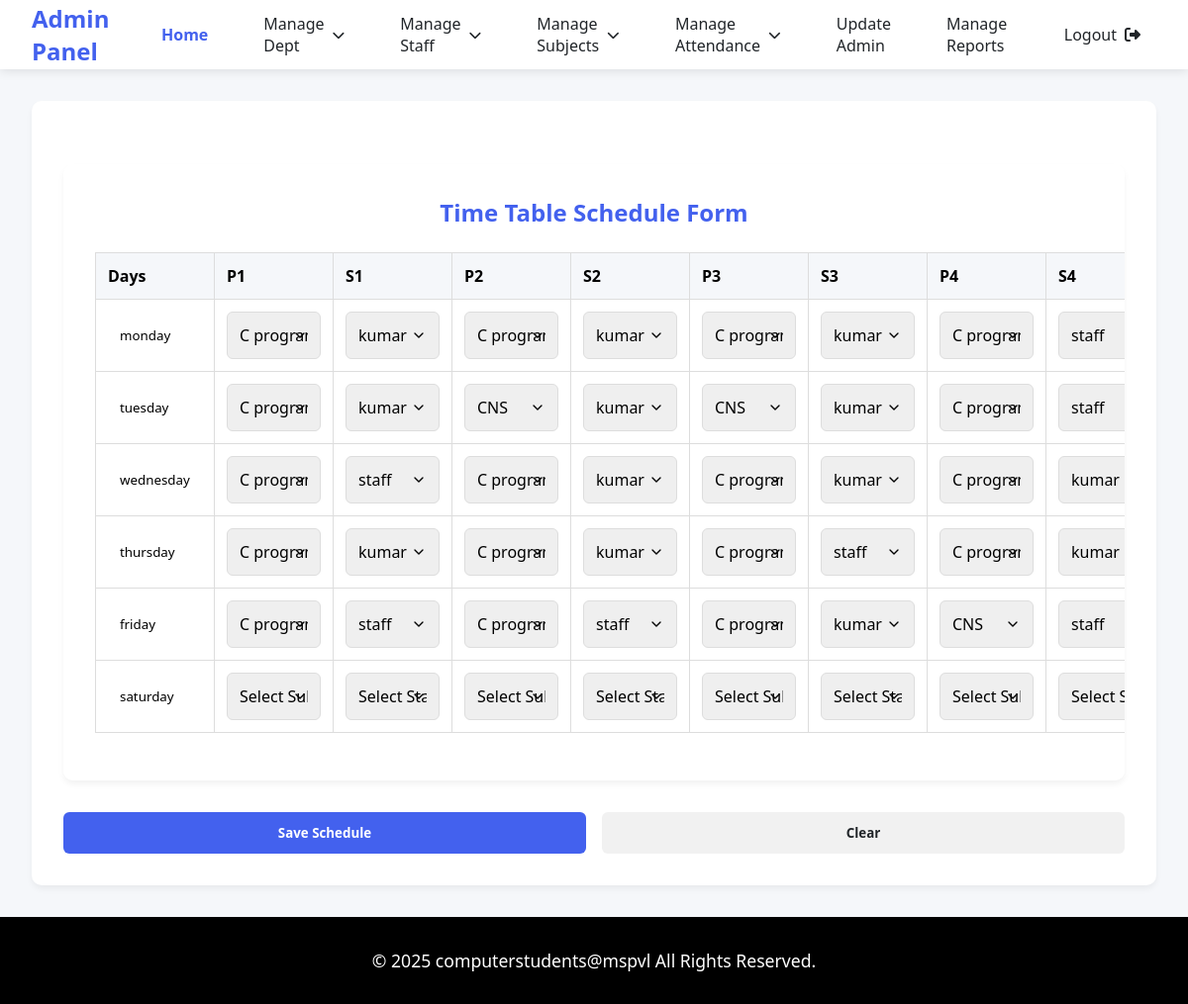
/class_schedule/class1, run on the app's committed database.
### tables this page shows
CREATE TABLE class1_timetable_schedule_tb (
                id INTEGER PRIMARY KEY AUTOINCREMENT,
                day TEXT NOT NULL,
                period INTEGER NOT NULL,
                subject TEXT NOT NULL,
                staff TEXT NOT NULL,
                UNIQUE(day, period)
            );

CREATE TABLE "subjects_tb" (
	"subjectid"	INTEGER NOT NULL UNIQUE,
	"subjectname"	TEXT NOT NULL UNIQUE,
	"dept"	TEXT NOT NULL,
	"year"	TEXT NOT NULL,
	"sem"	TEXT NOT NULL,
	"staffsid"	TEXT,
	PRIMARY KEY("subjectid")
);

CREATE TABLE "users_tb" (
	"userid"	INTEGER NOT NULL UNIQUE,
	"username"	TEXT NOT NULL,
	"dept"	TEXT NOT NULL,
	"pass"	TEXT NOT NULL,
	PRIMARY KEY("userid")
);

### app.py (the view)
@app.route("/class_schedule/<string:classname>")
def class_schedule(classname):
    con = sqlite3.connect('spm_db.db')
    cur = con.cursor()
    try:
        cur.execute("SELECT username FROM users_tb")
        staffs_names = [row[0] for row in cur.fetchall()]
        cur.execute('SELECT subjectname FROM subjects_tb')
        subjectnames = [row[0] for row in cur.fetchall()]
        cur.execute(f"""
            SELECT name FROM sqlite_master
            WHERE type='table' AND name='{classname}_timetable_schedule_tb'
        """)
        table_exists = cur.fetchone()
        timetable_data = {}
        if table_exists:
            cur.execute(f"""
                SELECT day, period, subject, staff
                FROM {classname}_timetable_schedule_tb
                ORDER BY
                    CASE day
                        WHEN 'monday' THEN 1
                        WHEN 'tuesday' THEN 2
                        WHEN 'wednesday' THEN 3
                        WHEN 'thursday' THEN 4
                        WHEN 'friday' THEN 5
                        WHEN 'saturday' THEN 6
                        ELSE 7
                    END,
                    period
            """)
            for row in cur.fetchall():
                day = row[0]
                period = row[1]
                subject = row[2]
                staff = row[3]
                if day not in timetable_data:
                    timetable_data[day] = {}
                timetable_data[day][period] = {
                    'subject': subject,
                    'staff': staff
                }
        return render_template(
            "admin/class_schedule_form.html",
            staffs_names=staffs_names,
            subjectnames=subjectnames,
            classname=classname,
            timetable_data=timetable_data
        )
    except Exception as e:
        flash(f"Error loading form: {str(e)}", "danger")
        return redirect(url_for('view_class'))
    finally:
        con.close()

### templates/admin/class_schedule_form.html (shortened to what this page needs)
<!DOCTYPE html>
<html lang="en">
<head>
    <link rel="stylesheet" href="https://cdnjs.cloudflare.com/ajax/libs/font-awesome/6.4.0/css/all.min.css">
    <link rel="stylesheet" href="static/css/style.css">
</head>
<body>
    <nav class="navbar">
        <a href="#" class="navbar-brand">Admin Panel</a>
        <div class="nav-menu">
            <a href="{{url_for('admin_dashboard')}}" class="nav-item active">Home</a>
            <div class="dropdown">
                <a href="#" class="nav-item dropdown-toggle">Manage Dept</a>
            </div>
            <div class="dropdown">
                <a href="#" class="nav-item dropdown-toggle">Manage Staff</a>
            </div>
            <div class="dropdown">
                <a href="#" class="nav-item dropdown-toggle">Manage Subjects</a>
            </div>
            <div class="dropdown">
                <a href="#" class="nav-item dropdown-toggle">Manage Attendance</a>
            </div>
            <a href="{{url_for('update_admin')}}" class="nav-item">Update Admin</a>
            <a href="{{url_for('generate_report')}}" class="nav-item">Manage Reports</a>
            <a href="{{url_for('home')}}"class="nav-item" id="logout-link">
                <span>Logout</span>
                <i class="fas fa-sign-out-alt"></i>
            </a>
        </div>
    </nav>
    <div class="main-content">
        <form id="classScheduleForm" method="POST" action="/class_schedule_insert">
            <div class="table-container">
                <h2>Time Table Schedule Form</h2>
                <table>
                    <thead>
                        <tr>
                            <th>Days</th>
                            <th>P1</th>
                            <th>S1</th>
                            <th>P2</th>
                            <th>S2</th>
                            <th>P3</th>
                            <th>S3</th>
                            <th>P4</th>
                            <th>S4</th>
                        </tr>
                    </thead>
                    <tbody>
                        {% for day in ['monday', 'tuesday', 'wednesday', 'thursday', 'friday', 'saturday'] %}
                        <tr>
                            <td>
                                <input type="text" class="day-input" value="{{ day }}" readonly>
                            </td>
                            {% for period in range(1, 9) %}
                            <td>
                                <select class="select-box subject-select"
                                        name="{{ day|lower }}_p{{ period }}_subject" required>
                                    <option value="">Select Subject</option>
                                    {% for subject in subjectnames %}
                                        <option value="{{ subject }}"
                                            {% if timetable_data and day in timetable_data and period in timetable_data[day] and timetable_data[day][period]['subject'] == subject %}
                                                selected
                                            {% endif %}>
                                            {{ subject }}
                                        </option>
                                    {% endfor %}
                                </select>
                            </td>
                            <td>
                                <select class="select-box staff-select"
                                        name="{{ day|lower }}_p{{ period }}_staff" required>
                                    <option value="">Select Staff</option>
                                    {% for staff in staffs_names %}
                                        <option value="{{ staff }}"
                                            {% if timetable_data and day in timetable_data and period in timetable_data[day] and timetable_data[day][period]['staff'] == staff %}
                                                selected
                                            {% endif %}>
                                            {{ staff }}
                                        </option>
                                    {% endfor %}
                                </select>
                            </td>
                            {% endfor %}
                        </tr>
                        {% endfor %}
                    </tbody>
                </table>
            </div>
            <div class="buttons">
                <button type="submit" class="btn submit-btn">Save Schedule</button>
                <button type="reset" class="btn clear-btn">Clear</button>
            </div>
        </form>
    </div>
    <footer class="footer">
        <p class="copyright">© 2025 computerstudents@mspvl All Rights Reserved.</p>
    </footer>
</body>
</html>

### static/css/style.css (style rules this page uses)
:root { --primary: #4361ee; --primary-dark: #3a0ca3; --secondary: #4cc9f0; --light: #f8f9fa; --dark: #212529; --success: #38b000; --warning: #ff9e00; }
* { margin: 0; padding: 0; box-sizing: border-box; font-family: 'Segoe UI', Tahoma, Geneva, Verdana, sans-serif; }
body { background-color: #f5f7fa; display: flex; flex-direction: column; min-height: 100vh; }
.navbar { background: white; box-shadow: 0 2px 10px rgba(0,0,0,0.1); padding: 0 2rem; height: 70px; display: flex; justify-content: space-between; align-items: center; position: fixed; width: 100%; top: 0; z-index: 1000; }
.navbar-brand { font-size: 1.5rem; font-weight: 700; color: var(--primary); text-decoration: none; }
.nav-menu { display: flex; gap: 1.5rem; height: 100%; }
.nav-item { display: flex; align-items: center; padding: 0 1rem; color: var(--dark); text-decoration: none; font-weight: 500; height: 100%; transition: all 0.3s; position: relative; }
.nav-item.active { color: var(--primary); font-weight: 600; }
.dropdown { position: relative; height: 100%; }
.dropdown-toggle::after { content: '\f078'; font-family: 'Font Awesome 6 Free'; font-weight: 900; margin-left: 8px; font-size: 0.8rem; }
#logout-link i { margin-left: 0.5rem; }
.main-content { margin-top: 70px; padding: 2rem; flex: 1; }
.footer { background: black; color: white; padding: 2rem; text-align: center; margin-top: auto; font-size: 1.1rem; }
.copyright { font-weight: 500; }
.submit-btn, .clear-btn { flex: 1; padding: 0.75rem; border: none; border-radius: 6px; font-weight: 600; cursor: pointer; transition: all 0.3s; }
.submit-btn { background-color: var(--primary); color: white; }
.clear-btn { background-color: #f1f1f1; color: var(--dark); }
.table-container { background: white; border-radius: 10px; padding: 2rem; box-shadow: 0 4px 6px rgba(0,0,0,0.05); margin-bottom: 2rem; }
.table-container h2 { color: var(--primary); margin-bottom: 1.5rem; text-align: center; font-size: 1.5rem; }

### data on the page
class1_timetable_schedule_tb: subject.subjectname "C programming", staff.username "kumar"
class1_timetable_schedule_tb: subject.subjectname "C programming", staff.username "kumar"
class1_timetable_schedule_tb: subject.subjectname "C programming", staff.username "kumar"
class1_timetable_schedule_tb: subject.subjectname "C programming", staff.username "staff"
class1_timetable_schedule_tb: subject.subjectname "C programming", staff.username "kumar"
class1_timetable_schedule_tb: subject.subjectname "CNS", staff.username "kumar"
class1_timetable_schedule_tb: subject.subjectname "CNS", staff.username "kumar"
class1_timetable_schedule_tb: subject.subjectname "C programming", staff.username "staff"
class1_timetable_schedule_tb: subject.subjectname "C programming", staff.username "staff"
class1_timetable_schedule_tb: subject.subjectname "C programming", staff.username "kumar"
class1_timetable_schedule_tb: subject.subjectname "C programming", staff.username "kumar"
class1_timetable_schedule_tb: subject.subjectname "C programming", staff.username "kumar"
class1_timetable_schedule_tb: subject.subjectname "C programming", staff.username "kumar"
class1_timetable_schedule_tb: subject.subjectname "C programming", staff.username "kumar"
class1_timetable_schedule_tb: subject.subjectname "C programming", staff.username "staff"
class1_timetable_schedule_tb: subject.subjectname "C programming", staff.username "kumar"
class1_timetable_schedule_tb: subject.subjectname "C programming", staff.username "staff"
class1_timetable_schedule_tb: subject.subjectname "C programming", staff.username "staff"
class1_timetable_schedule_tb: subject.subjectname "C programming", staff.username "kumar"
class1_timetable_schedule_tb: subject.subjectname "CNS", staff.username "staff"
